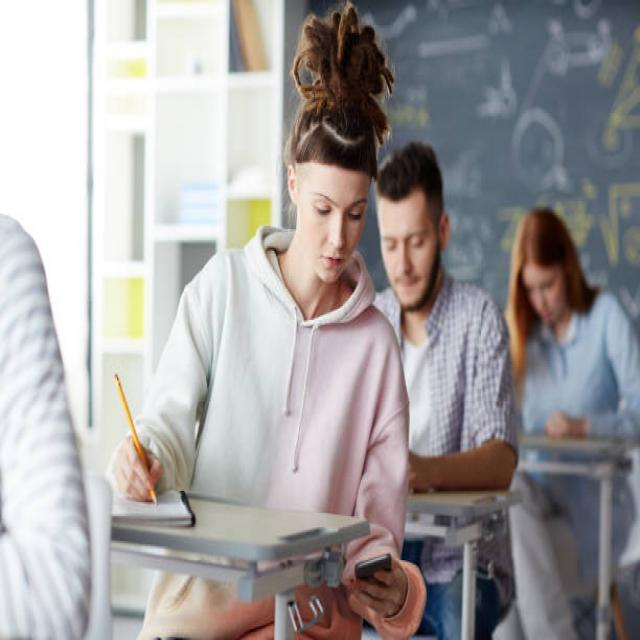
#> input picture cheating detection/leaning to copy/images/train/image1.jpg, 640 x 640 px
$ python -i page_candidate_detector.py   (imports and definitions only)
#> lines starting #> are read from the running program, lines starting #| are printed output that depends on the picture; after the words box and inside, x2 and y2 are one past the last pixel; in counts of white or black regions, pixels touching at a corner belong together
#> further down, picture is the input picture: shape (640, 640, 3); mean B, G, R 158.6, 158.2, 161.4
"""Lightweight OpenCV-based Page Candidate Detector for Exam Surveillance.

Identifies potential paper/page-like regions in live camera frames
independently of YOLO, supporting both portrait and landscape orientations,
as well as tilted/rotated paper.
"""
from __future__ import annotations

import logging
from dataclasses import dataclass, field
from typing import Any, Dict, List, Optional, Tuple

import cv2
import numpy as np

logger = logging.getLogger(__name__)


@dataclass
class PageCandidate:
    """Represents a candidate paper/page region detected in a camera frame."""
    bbox: Tuple[int, int, int, int]  # (x1, y1, x2, y2)
    score: float                     # Combined candidate score [0.0 - 1.0]
    area_ratio: float                # Bounding box area / frame area
    aspect_ratio: float              # long_side / short_side (>= 1.0)
    orientation: str                 # 'portrait' | 'landscape'
    details: Dict[str, Any] = field(default_factory=dict)

    @property
    def center(self) -> Tuple[int, int]:
        x1, y1, x2, y2 = self.bbox
        return ((x1 + x2) // 2, (y1 + y2) // 2)

    @property
    def width(self) -> int:
        return max(1, self.bbox[2] - self.bbox[0])

    @property
    def height(self) -> int:
        return max(1, self.bbox[3] - self.bbox[1])


class PageCandidateDetector:
    """
    Fast, lightweight OpenCV-based candidate detector for answer sheets.

    Operates independently of YOLO and evaluates:
    1. Brightness / Whiteness of paper in HSV and Grayscale.
    2. Contour geometry and aspect ratio (orientation-agnostic: long_side / short_side).
    3. Polygon shape (4-corner approximation / perspective tolerance).
    4. Ruled line structure (horizontal, vertical, or tilted line patterns).
    5. Frame area ratio (PAGE_MIN_AREA_RATIO to catch distant sheets).
    """

    def __init__(self, config: Optional[Dict[str, Any]] = None):
        cfg = config or {}
        candidate_cfg = cfg.get("page_candidate_detector", {})

        # Configurable thresholds
        self.enabled = candidate_cfg.get("enabled", True)
        self.min_area_ratio = candidate_cfg.get("min_area_ratio", 0.015)   # ~4,600 px in 640x480
        self.max_area_ratio = candidate_cfg.get("max_area_ratio", 0.95)
        self.score_threshold = candidate_cfg.get("score_threshold", 0.40)
        self.min_dimension = candidate_cfg.get("min_dimension", 40)       # Min width/height in px
        self.max_candidates = candidate_cfg.get("max_candidates", 3)

    def detect_candidates(self, frame: np.ndarray) -> List[PageCandidate]:
        """
        Detect page-like candidate bounding boxes in the live frame.

        Args:
            frame: Live BGR camera frame.

        Returns:
            List of PageCandidate objects sorted by candidate score descending.
        """
        if not self.enabled or frame is None or frame.size == 0:
            return []

        h_frame, w_frame = frame.shape[:2]
#> h_frame = 640; w_frame = 640
        frame_area = float(h_frame * w_frame)
#> frame_area = 409600
        if frame_area <= 0:
            return []

        # 1. Color / Whiteness Masking
        # Convert to HSV and Grayscale
        hsv = cv2.cvtColor(frame, cv2.COLOR_BGR2HSV)
#> hsv: shape (640, 640, 3); mean H, S, V 75, 39.8, 169.3
        gray = cv2.cvtColor(frame, cv2.COLOR_BGR2GRAY)
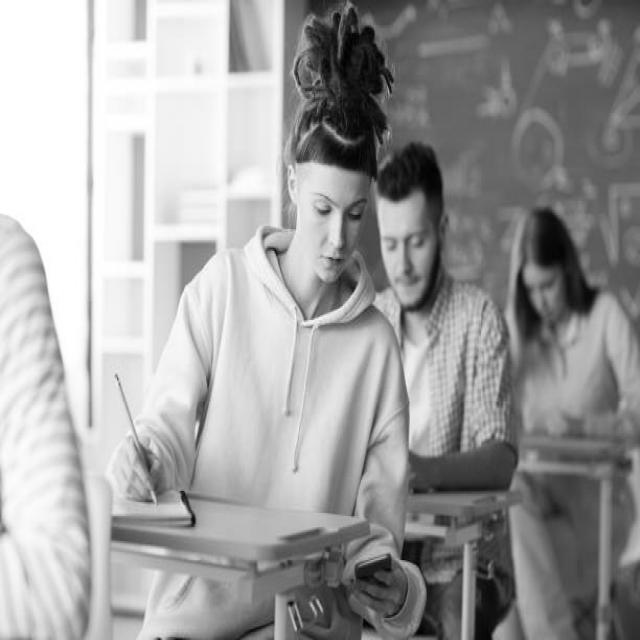
#> gray: shape (640, 640); min 0, max 255, mean 159.2

        # Classroom lighting white paper range:
        # Low saturation (paper is white/off-white) and moderate-to-high brightness
        lower_white = np.array([0, 0, 95], dtype=np.uint8)
        upper_white = np.array([180, 90, 255], dtype=np.uint8)
        white_mask = cv2.inRange(hsv, lower_white, upper_white)
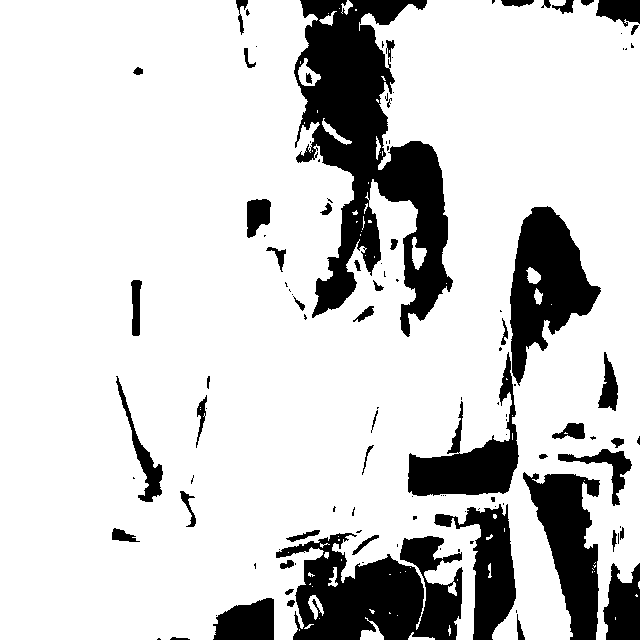
#> white_mask: shape (640, 640); 81.7% white; 116 black regions (65 under 20 px), largest, box (x1, y1, x2, y2) and area: (294, 0, 453, 337) 23916, (276, 533, 463, 640) 12718, (510, 206, 601, 386) 8322

        # Also combine with grayscale intensity threshold
        _, gray_thresh = cv2.threshold(gray, 115, 255, cv2.THRESH_BINARY)
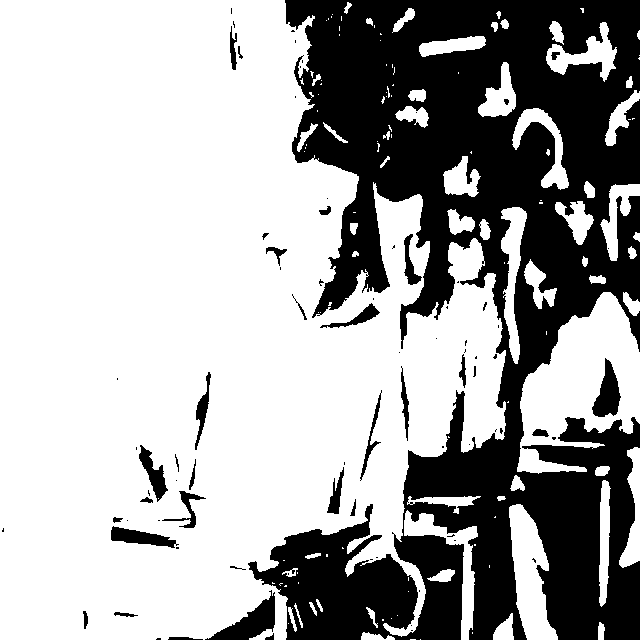
#> gray_thresh: shape (640, 640); 66.2% white; 81 black regions (48 under 20 px), largest, box (x1, y1, x2, y2) and area: (248, 0, 640, 640) 130876, (205, 590, 275, 640) 1331, (592, 358, 621, 417) 944
        combined_mask = cv2.bitwise_and(white_mask, gray_thresh)
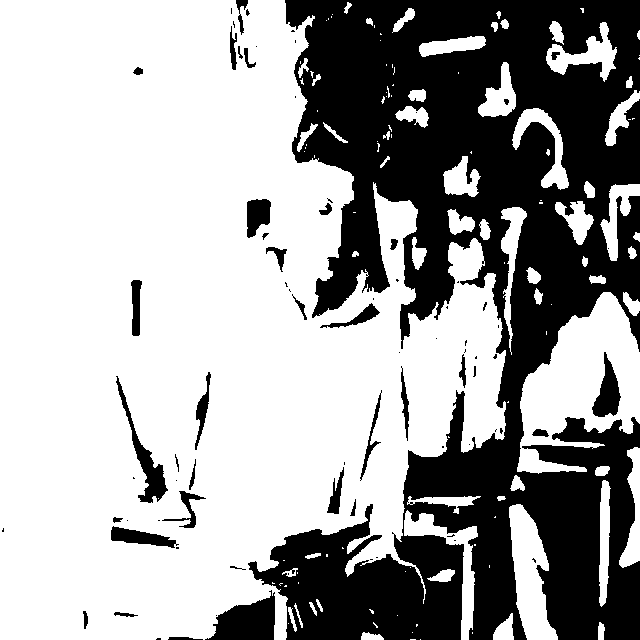
#> combined_mask: shape (640, 640); 64.6% white; 79 black regions (43 under 20 px), largest, box (x1, y1, x2, y2) and area: (248, 0, 640, 640) 134779, (205, 590, 275, 640) 2094, (116, 376, 168, 503) 1268

        # Morphological close to join paper across ruled lines and printed text
        kernel_close = cv2.getStructuringElement(cv2.MORPH_RECT, (9, 9))
        closed_mask = cv2.morphologyEx(combined_mask, cv2.MORPH_CLOSE, kernel_close)
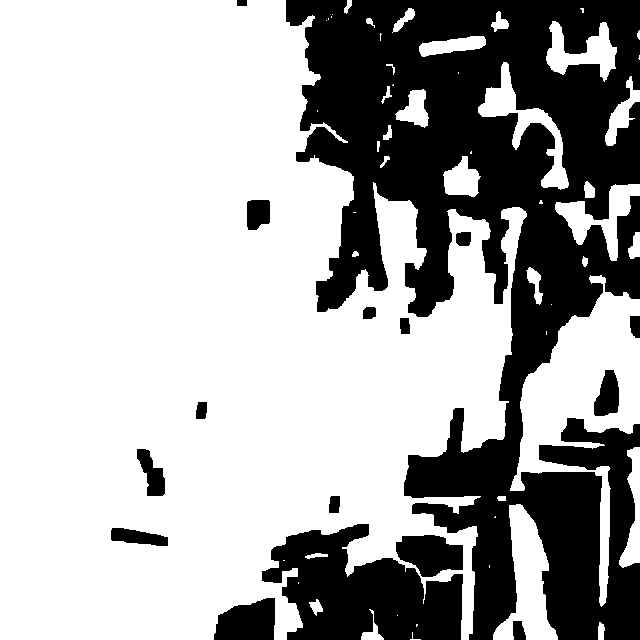
#> closed_mask: shape (640, 640); 67.3% white; 16 black regions

        # 2. Find Contours
        contours, _ = cv2.findContours(closed_mask, cv2.RETR_EXTERNAL, cv2.CHAIN_APPROX_SIMPLE)
#> contours = 53 contours, 25 with area under 20; largest, box (x1, y1, x2, y2) and area: (0, 0, 527, 640) 245750, (510, 275, 640, 607) 14844, (493, 504, 558, 640) 4032, (478, 62, 569, 190) 2498, (555, 184, 640, 261) 2081
        if not contours:
            return []

        candidates: List[PageCandidate] = []

        for cnt in contours:
            contour_area = cv2.contourArea(cnt)
            area_ratio = contour_area / frame_area

            # Area filtering
            if area_ratio < self.min_area_ratio or area_ratio > self.max_area_ratio:
                continue

            x, y, w, h = cv2.boundingRect(cnt)
            if w < self.min_dimension or h < self.min_dimension:
                continue

            # Orientation computation (strictly neutral)
            short_side = float(min(w, h))
            long_side = float(max(w, h))
            aspect_ratio = (long_side / short_side) if short_side > 0 else 1.0
            orientation = "portrait" if h >= w else "landscape"

            # 3. Geometry & Solidity Score
            hull = cv2.convexHull(cnt)
            hull_area = cv2.contourArea(hull)
            solidity = (contour_area / hull_area) if hull_area > 0 else 0.0

            # Reasonable page aspect ratios (A4 is 1.41; perspective/partial views: 1.0 to 3.5)
            if aspect_ratio > 4.0:
                continue

            # Geometry score: rewards solid, rectangular-like shapes
            geometry_score = 0.0
            if 1.1 <= aspect_ratio <= 2.5:
                geometry_score += 0.5
            elif 1.0 <= aspect_ratio <= 3.5:
                geometry_score += 0.3

            if solidity >= 0.75:
                geometry_score += 0.5
            elif solidity >= 0.60:
                geometry_score += 0.3
            geometry_score = min(1.0, geometry_score)

            # 4. Rectangle / Polygon Approximation Score
            perimeter = cv2.arcLength(cnt, True)
            approx = cv2.approxPolyDP(cnt, 0.03 * perimeter, True)
            num_vertices = len(approx)

            rectangle_score = 0.0
            if num_vertices == 4:
                rectangle_score = 1.0  # Clear 4-corner perspective quad
            elif num_vertices in (5, 6):
                rectangle_score = 0.7  # Partial or perspective-clipped quad
            elif num_vertices in (7, 8):
                rectangle_score = 0.4
            else:
                rectangle_score = 0.2

            # 5. Whiteness inside bounding box
            crop_mask = white_mask[y:y+h, x:x+w]
            whiteness_ratio = float(np.sum(crop_mask > 0) / (w * h)) if (w * h) > 0 else 0.0
            whiteness_score = min(1.0, whiteness_ratio / 0.40)  # max at 40%+ white pixels

            # 6. Ruled Lines / Line Structure Score
            crop_gray = gray[y:y+h, x:x+w]
            line_structure_score = self._evaluate_line_structure(crop_gray, min(w, h))

            # 7. Combined Candidate Score
            # Geometry (30%), Whiteness (30%), Rectangle (20%), Line structure (20%)
            candidate_score = (
                0.30 * geometry_score
                + 0.30 * whiteness_score
                + 0.20 * rectangle_score
                + 0.20 * line_structure_score
            )

            # Boost score slightly if area is substantial
            if area_ratio >= 0.05:
                candidate_score = min(1.0, candidate_score + 0.10)

            if candidate_score >= self.score_threshold:
                # Clamp bbox to frame boundaries
                x1 = max(0, x)
                y1 = max(0, y)
                x2 = min(w_frame, x + w)
                y2 = min(h_frame, y + h)

                cand = PageCandidate(
                    bbox=(x1, y1, x2, y2),
                    score=float(candidate_score),
                    area_ratio=float(area_ratio),
                    aspect_ratio=float(aspect_ratio),
                    orientation=orientation,
                    details={
                        "geometry_score": float(geometry_score),
                        "whiteness_score": float(whiteness_score),
                        "rectangle_score": float(rectangle_score),
                        "line_structure_score": float(line_structure_score),
                        "solidity": float(solidity),
                        "num_vertices": int(num_vertices),
                    }
                )
                candidates.append(cand)
#> this loop made 53 passes
#> (contour_area, area_ratio) on passes 13, 19, 20, 27, 45: (30, 7.32e-05), (35.5, 8.67e-05), (22.5, 5.49e-05), (32.5, 7.93e-05), (29, 7.08e-05)
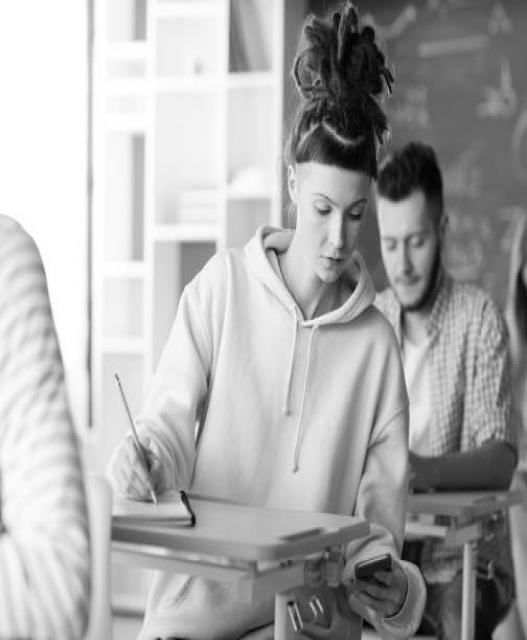
#> crop_gray: shape (640, 527); min 0, max 255, mean 170.9
#> after the loop, candidates = 2 items

        # Sort by candidate score descending and limit
        candidates.sort(key=lambda c: c.score, reverse=True)
        return candidates[:self.max_candidates]

    def _evaluate_line_structure(self, crop_gray: np.ndarray, min_dim: int) -> float:
        """
        Evaluate horizontal, vertical, or tilted line structure as a supporting paper signal.
        Orientation agnostic: checks for repeating line patterns across any angle.
        """
        if crop_gray is None or crop_gray.size < 100 or min_dim < 20:
            return 0.0

        try:
            edges = cv2.Canny(crop_gray, 30, 100)
            min_line_len = max(15, int(min_dim * 0.18))
            lines = cv2.HoughLinesP(
                edges, 1, np.pi / 180,
                threshold=25,
                minLineLength=min_line_len,
                maxLineGap=12
            )

            if lines is None or len(lines) == 0:
                return 0.1

            line_count = len(lines)
            if line_count >= 6:
                return 1.0
            elif line_count >= 3:
                return 0.7
            elif line_count >= 1:
                return 0.4
            return 0.1
        except Exception:
            return 0.0

>>> import cv2
>>> picture = cv2.imread('../../cheating detection/leaning to copy/images/train/image1.jpg')
>>> result = PageCandidateDetector().detect_candidates(picture)
#> result = 2 items

$ run again, on cheating detection/leaning to copy/images/train/image10.jpg
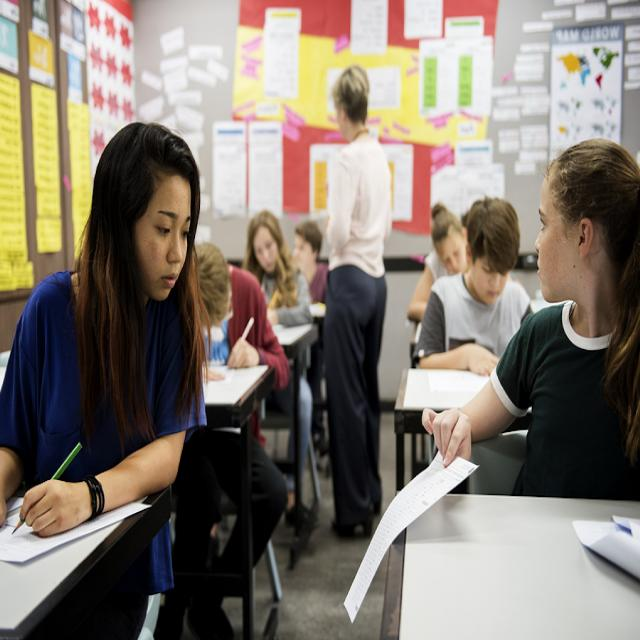
#> input picture cheating detection/leaning to copy/images/train/image10.jpg, 640 x 640 px
#> picture is the input picture: shape (640, 640, 3); mean B, G, R 111.6, 121.5, 130.9
#> hsv: shape (640, 640, 3); mean H, S, V 49.7, 69.5, 134.3
#> in detect_candidates, `white_mask = cv2.inRange(hsv, lower_white, upper_white)`:
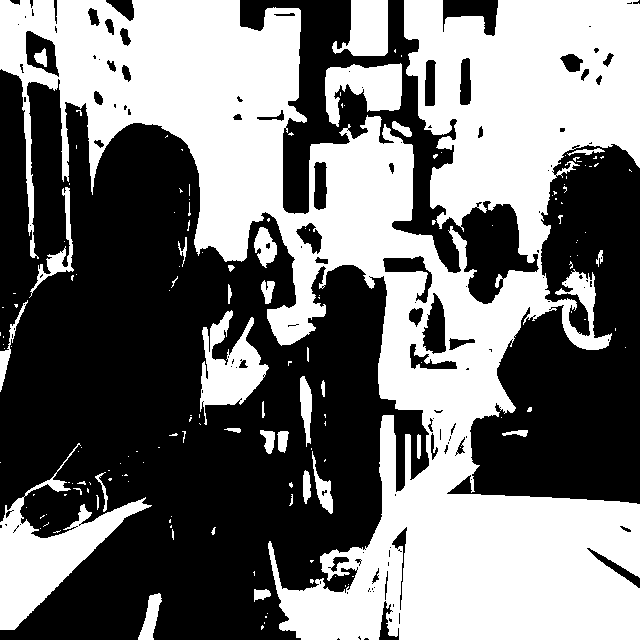
#> white_mask: shape (640, 640); 46.5% white; 159 white regions (122 under 20 px), largest, box (x1, y1, x2, y2) and area: (0, 0, 640, 640) 167169, (0, 443, 152, 630) 8169, (200, 310, 269, 425) 3662
#> gray_thresh: shape (640, 640); 54.5% white; 117 black regions (82 under 20 px), largest, box (x1, y1, x2, y2) and area: (0, 0, 439, 640) 135576, (447, 144, 640, 507) 37632, (462, 199, 539, 276) 3664
#> combined_mask: shape (640, 640); 43.2% white; 147 white regions (109 under 20 px), largest, box (x1, y1, x2, y2) and area: (59, 0, 640, 640) 153492, (0, 498, 151, 629) 7311, (202, 310, 268, 416) 3345
#> in detect_candidates, `closed_mask = cv2.morphologyEx(combined_mask, cv2.MORPH_CLOSE, kernel_..`:
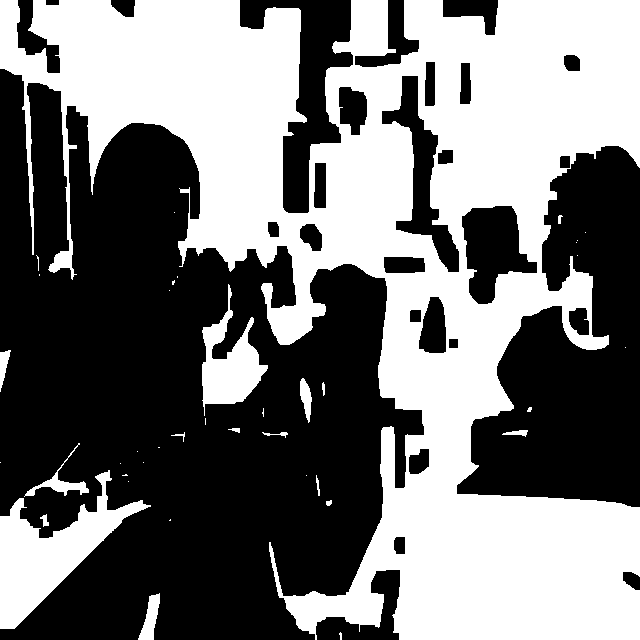
#> closed_mask: shape (640, 640); 46.2% white; 40 white regions (24 under 20 px)
#> contours = 40 contours, 28 with area under 20; largest, box (x1, y1, x2, y2) and area: (0, 0, 640, 640) 187006, (0, 470, 151, 629) 8052, (202, 284, 268, 416) 3447, (138, 593, 160, 640) 483, (24, 443, 89, 497) 473
#> the loop in detect_candidates, `for cnt in contours:` made 40 passes
#> (contour_area, area_ratio) on passes 7, 17, 20: (21.5, 5.25e-05), (29, 7.08e-05), (21, 5.13e-05)
#> after the loop in detect_candidates, `for cnt in contours:`: candidates = 2 items

$ run again, on cheating detection/leaning to copy/images/train/image3.jpg
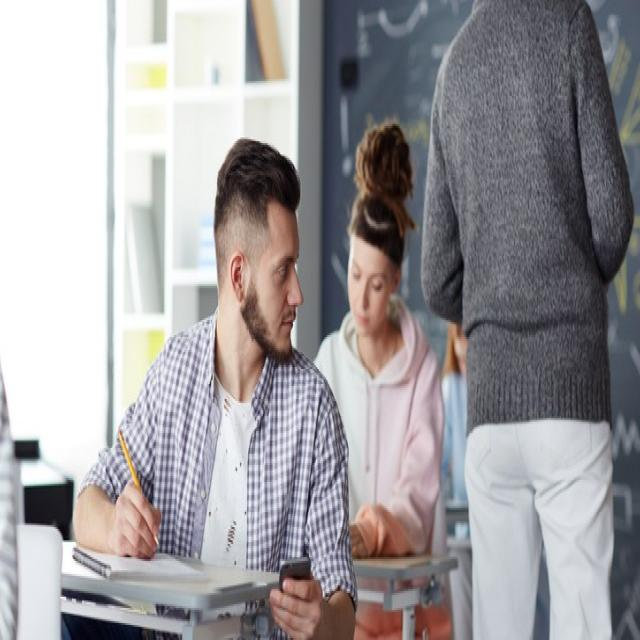
#> input picture cheating detection/leaning to copy/images/train/image3.jpg, 640 x 640 px
#> picture is the input picture: shape (640, 640, 3); mean B, G, R 158.5, 155.5, 158.1
#> hsv: shape (640, 640, 3); mean H, S, V 82.5, 30, 165.4
#> in detect_candidates, `white_mask = cv2.inRange(hsv, lower_white, upper_white)`:
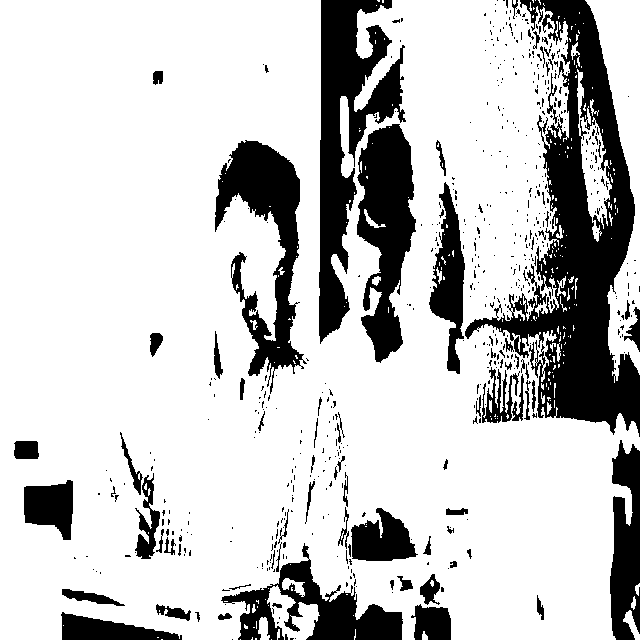
#> white_mask: shape (640, 640); 78.3% white; 582 black regions (502 under 20 px), largest, box (x1, y1, x2, y2) and area: (465, 0, 640, 437) 27316, (319, 0, 406, 344) 12637, (215, 140, 307, 394) 9072
#> gray_thresh: shape (640, 640); 63.8% white; 375 black regions (323 under 20 px), largest, box (x1, y1, x2, y2) and area: (313, 0, 640, 640) 107463, (155, 379, 458, 640) 17617, (214, 139, 313, 443) 9373
#> combined_mask: shape (640, 640); 62.8% white; 368 black regions (320 under 20 px), largest, box (x1, y1, x2, y2) and area: (313, 0, 640, 640) 108959, (155, 379, 458, 640) 18585, (214, 139, 313, 443) 10753
#> closed_mask: shape (640, 640); 69.5% white; 28 black regions
#> contours = 60 contours, 44 with area under 20; largest, box (x1, y1, x2, y2) and area: (0, 0, 635, 640) 295204, (600, 15, 630, 92) 1064, (620, 80, 640, 152) 646, (378, 0, 428, 35) 532, (586, 172, 608, 214) 446
#> the loop in detect_candidates, `for cnt in contours:` made 60 passes
#> (contour_area, area_ratio) on passes 12, 54: (39.5, 9.64e-05), (23.5, 5.74e-05)
#> after the loop in detect_candidates, `for cnt in contours:`:
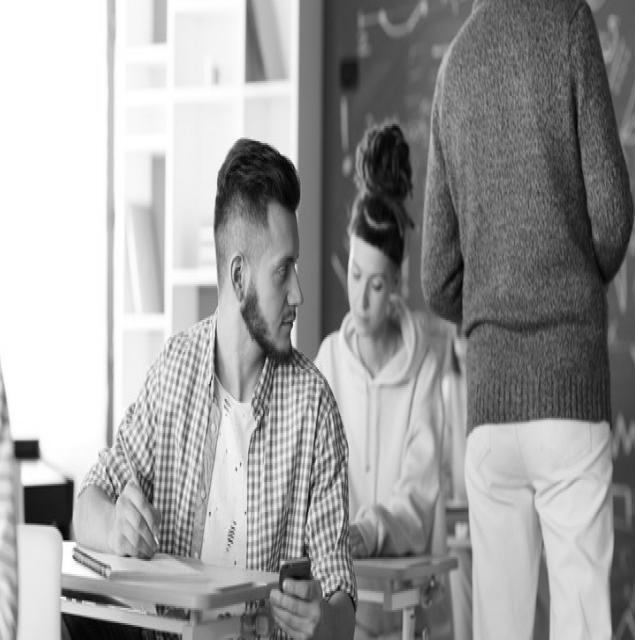
#> crop_gray: shape (640, 635); min 1, max 255, mean 157.2
#> after the loop in detect_candidates, `for cnt in contours:`: candidates = 1 item
